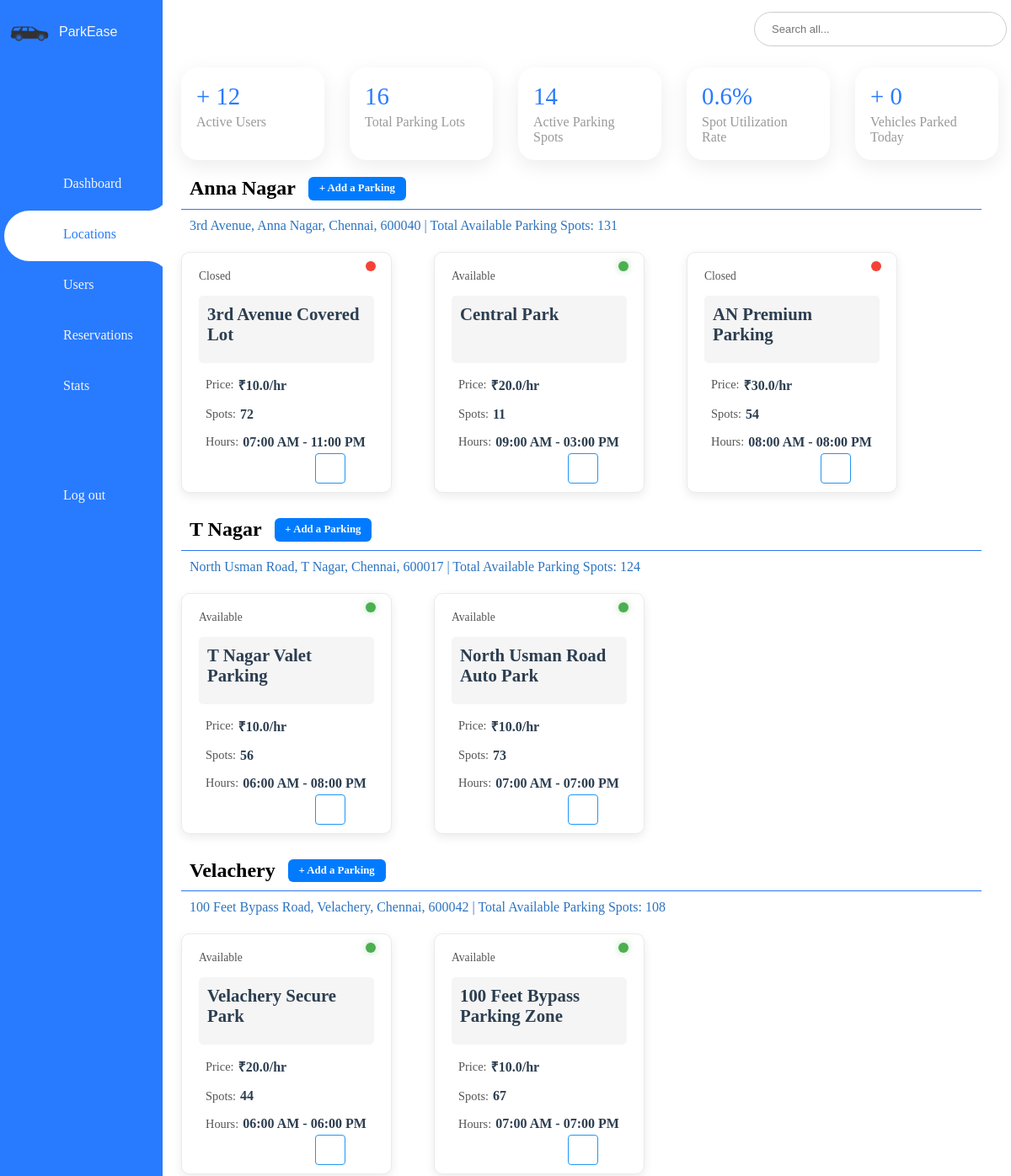
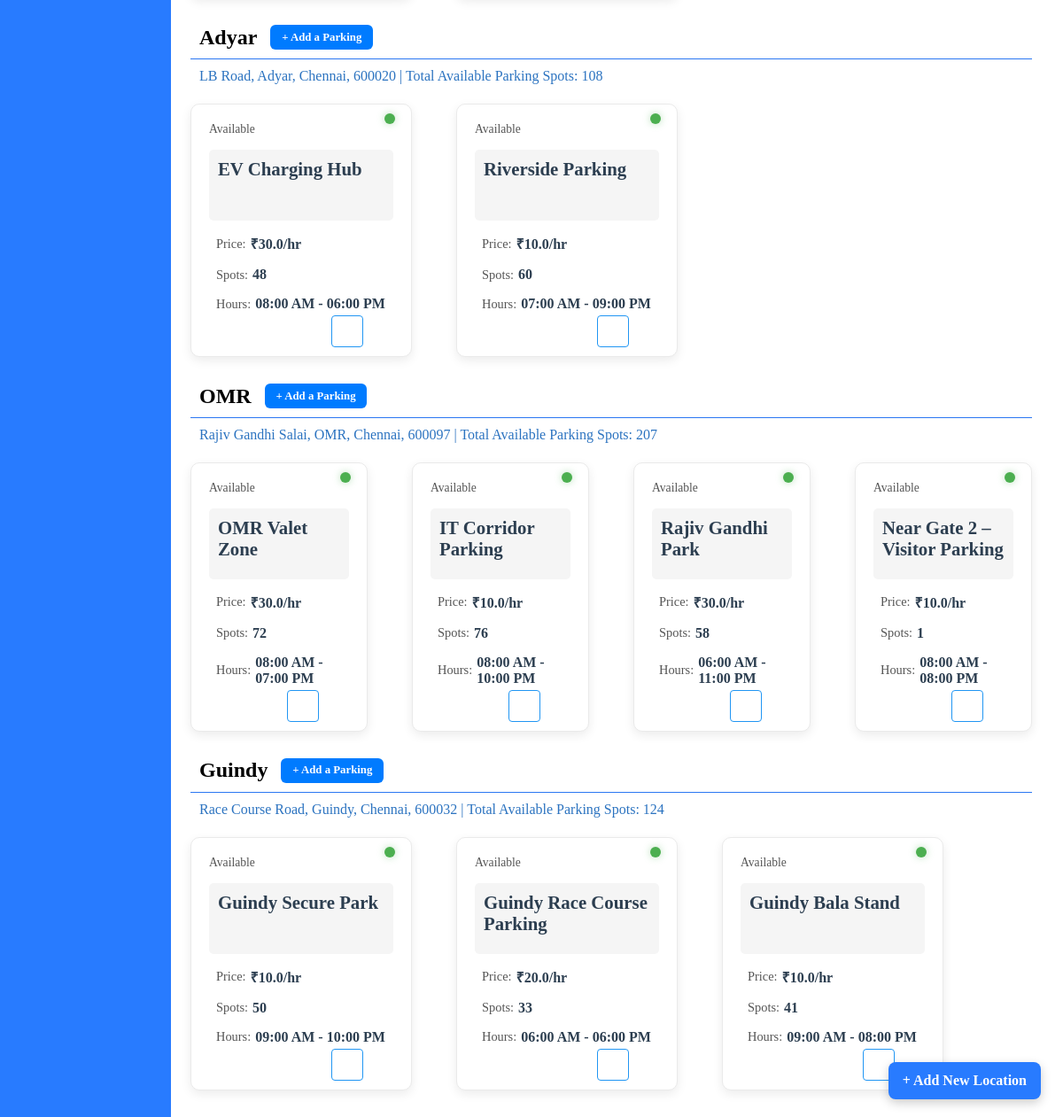
The page /admin/parking_locations on the database its author committed (2 pictures, top to bottom).
### model.py (models this page shows, shortened)
class Location(db.Model):
    id = db.Column(db.Integer, primary_key=True)
    name = db.Column(db.String(100), nullable=False)
    address = db.Column(db.String(200), nullable=False)
    pin_code = db.Column(db.String(10))
    parking_lots = db.relationship('ParkingLot', backref='location_ref', lazy=True)

class ParkingLot(db.Model):
    id = db.Column(db.Integer, primary_key=True)
    prime_location_name = db.Column(db.String(100))
    price_per_hour = db.Column(db.Float)
    max_parking_spots = db.Column(db.Integer, nullable=False)
    available_spots = db.Column(db.Integer, nullable=False)
    available_from = db.Column(db.Time)
    available_to = db.Column(db.Time)
    is_active = db.Column(db.Boolean, default=True)
    image_url = db.Column(db.String)
    admin_notes = db.Column(db.Text)
    location_id = db.Column(db.Integer, db.ForeignKey('location.id'), nullable=False)
    spots = db.relationship('ParkingSpot', backref='lot', cascade='all, delete-orphan', lazy=True)

### routes/admin_routes.py (the view)
@admin_bp.route('/parking_locations', methods=['GET', 'POST'])
def locations():
    all_locations = Location.query.all()
    location_data = []
    for loc in all_locations:
        lots = ParkingLot.query.filter_by(location_id=loc.id).all()
        total_available_spots = 0
        for lot in lots:
            available_spots = ParkingSpot.query.filter_by(lot_id=lot.id, status='A').count()
            total_available_spots += available_spots
        location_data.append({
            "location": loc,
            "lots": lots,
            "total_available_spots": total_available_spots  # Add the total available spots
        })
    today = datetime.today().date()
    lots = ParkingLot.query.all()
    vehicles_parked_today = Reservation.query.filter(Reservation.parking_timestamp >= datetime.combine(today, datetime.min.time())).count()
    parking_lots = []
    total_occupied_spots = 0
    total_spots = 0
    for lot in lots:
        occupied_count = ParkingSpot.query.filter_by(lot_id=lot.id, status='O').count()
        total = lot.available_spots or 1
        total_occupied_spots += occupied_count
        total_spots += total
        utilization = (occupied_count / total) * 100
        parking_lots.append({
            'id': lot.id,
            'prime_location_name': lot.prime_location_name,
            'available_spots': lot.available_spots,
            'max_parking_spots': lot.max_parking_spots,
            'occupied_spots': occupied_count,
            'utilization_rate': round(utilization, 1)
        })
    overall_utilization = round((total_occupied_spots / total_spots) * 100, 1) if total_spots else 0
    active_users = User.query.filter_by(is_active=True).count()
    total_parking_lots = ParkingLot.query.count()
    active_parkings = ParkingLot.query.filter_by(is_active=True).count()
    selected_location_id = request.args.get('location_id', type=int)
    selected_location = Location.query.get(selected_location_id) if selected_location_id else None
    return render_template('admin/locations.html',
                           active_users=active_users,
                           parking_lots=parking_lots,
                           active_parkings=active_parkings,
                           total_parking_lots=total_parking_lots,
                           utilization_rate=overall_utilization,
                           vehicles_parked_today=vehicles_parked_today,
                           location_data=location_data,
                           selected_location_id=selected_location_id,
                           selected_location=selected_location)

### templates/admin/locations.html (shortened to what this page needs)
{% extends 'admin/adash_base.html' %}
{% block custom_styles %}
<link rel="stylesheet" href="{{ url_for('static', filename='/style/admin/locations.css') }}">
{% endblock%}
{% block body %}
{% block content %}
<div class="locations-wrapper">
    {% for item in location_data %}
    <div class="location-section">
        <div class="location-header">
            <h2>
                {{ item.location.name }}
            </h2>
            <a href="{{ url_for('admin.add_new_parking') }}?location_id={{ item.location.id }}" class="add-parking-btn">
                + Add a Parking
            </a>
        </div>
        <p class="location-address">
            {{ item.location.address }}, {{ item.location.pin_code }} | Total Available Parking Spots: {{ item.total_available_spots }}
        </p>
        <div class="lot-cards">
            {% for lot in item.lots %}
            <div class="lot-card">
                <div class="lot-content">
                    <div class="status-indicator">
                        <div class="status-dot {% if lot.is_active %}active{% else %}inactive{% endif %}"></div>
                        <span class="status-text">{% if lot.is_active %}Available{% else %}Closed{% endif %}</span>
                    </div>
                    <div class="lot-details">
                        <h3 class="lot-title">{{ lot.prime_location_name }}</h3>
                        <div class="detail-grid">
                            <div class="detail-item">
                                <span class="detail-label">Price:</span>
                                <span class="detail-value">₹{{ lot.price_per_hour }}/hr</span>
                            </div>
                            <div class="detail-item">
                                <span class="detail-label">Spots:</span>
                                <span class="detail-value">{{ lot.available_spots }}</span>
                            </div>
                            <div class="detail-item">
                                <span class="detail-label">Hours:</span>
                                <span class="detail-value">
                                    {{ lot.available_from.strftime('%I:%M %p') }} - {{ lot.available_to.strftime('%I:%M
                                    %p') }}
                                </span>
                            </div>
                        </div>
                    </div>
                </div>
                <div class="card-actions">
                    <a href="{{ url_for('admin.edit_parking', lot_id=lot.id) }}" class="action-btn edit-btn"
                        title="Edit">
                    </a>
                    <form action="{{ url_for('admin.delete_parking', lot_id=lot.id) }}" method="POST"
                        class="delete-form">
                        <button type="submit" class="action-btn delete-btn" title="Delete"
                            onclick="return confirm('Are you sure you want to delete this parking lot?');">
                        </button>
                    </form>
                </div>
            </div>
            {% endfor %}
        </div>
    </div>
    {% endfor %}
</div>
<a href="{{ url_for('admin.add_location') }}" class="add-location-btn">
    + Add New Location
</a>
{% endblock %}
{% endblock %}

### static/style/admin/adash_base.css (style rules this page uses)
* { margin: 0; padding: 0; box-sizing: border-box; }
:root { --blue: #287bff; --white: #fff; --grey: #f5f5f5; --black1: #222; --black2: #999; }
body { min-height: 100vh; overflow-x: hidden; }

### static/style/admin/locations.css (style rules this page uses)
.locations-wrapper { margin: 0px 40px 0px 20px; }
.location-section { margin-bottom: 30px; }
.location-address { margin-bottom: 22px; padding-left: 10px; color: #0057b3d4; }
.lot-cards { display: flex; gap: 50px; }
.lot-card { position: relative; width: 250px; border-radius: 10px; padding: 1rem; background-color: #f5f5f5; box-shadow: 0 2px 6px rgba(0, 0, 0, 0.1); transition: transform 0.2s ease; }
.location-header { display: flex; border-bottom: 1px solid #2b77f2; padding: 0px 0px 10px 10px; align-items: center; margin: 0px 0px 10px 0px ; }
.add-parking-btn { padding: 0.4rem 0.8rem; background-color: #007bff; color: white; margin-left: 15px; border-radius: 6px; text-decoration: none; font-weight: bold; font-size: 0.8rem; transition: background-color 0.2s ease; }
.status-dot { position: absolute; top: 10px; right: 10px; width: 12px; height: 12px; border-radius: 50%; z-index: 1; }
.status-dot.active { background-color: #28a746c6; }
.status-dot.inactive { background-color: #6c757d; }
.lot-card { background: white; border-radius: 10px; box-shadow: 0 4px 12px rgba(0, 0, 0, 0.08); padding: 20px; position: relative; overflow: hidden; transition: transform 0.3s ease, box-shadow 0.3s ease; border: 1px solid #eaeaea; }
.status-indicator { display: flex; align-items: center; margin-bottom: 15px; }
.status-dot { width: 12px; height: 12px; border-radius: 50%; margin-right: 8px; }
.status-dot.active { background-color: #4CAF50; box-shadow: 0 0 8px rgba(76, 175, 80, 0.4); }
.status-dot.inactive { background-color: #F44336; }
.status-text { font-size: 0.85rem; font-weight: 500; color: #555; }
.lot-title { margin: 0 0 15px 0; color: #2c3e50; font-size: 1.3rem; }
.lot-details h3 { height: 80px; background-color: #f5f5f5; border-radius: 5px; padding: 10px; }
.detail-grid { display: grid; grid-template-columns: repeat(auto-fit, minmax(150px, 1fr)); gap: 15px; margin-bottom: 30px; }
.detail-item { display: flex; align-items: center; }
.detail-label { font-weight: 500; margin-right: 5px; color: #555; font-size: 0.9rem; }
.detail-value { color: #2c3e50; font-weight: 600; }
.card-actions { display: flex; justify-content:left; margin-top: 20px; gap: 10px; }
.action-btn { width: 36px; height: 36px; border-radius: 50%; display: flex; align-items: center; justify-content: center; cursor: pointer; transition: all 0.2s ease; border: none; background: transparent; position: relative; }
.edit-btn { color: #2196F3; border: 1px solid #2196F3; }
.delete-btn { color: #F44336; border: 1px solid #F44336; }
.card-actions { position: absolute; bottom: 10px; right: 10px; display: flex; gap: 8px; }
.action-btn { color: #555; font-size: 1.2rem; padding: 5px; border-radius: 4px; transition: all 0.2s ease; }
.delete-form { display: inline; }
.delete-form button { background: none; border: none; cursor: pointer; padding: 0; font: inherit; color: inherit; }
.add-location-btn { position: fixed; bottom: 20px; right: 25px; background-color: var(--blue); color: var(--white); border: none; padding: 12px 16px; font-size: 16px; font-weight: bold; border-radius: 8px; box-shadow: 0 4px 12px rgba(0, 0, 0, 0.2); cursor: pointer; transition: background-color 0.3s ease, transform 0.2s ease; text-decoration: none; z-index: 1000; }

### rows shown on the page
Location: location.name "Anna Nagar", location.address "3rd Avenue, Anna Nagar, Chennai", location.pin_code "600040"
ParkingLot: is_active False (drawn), prime_location_name "3rd Avenue Covered Lot", price_per_hour "10.0", available_spots "72", available_from "07:00 AM", available_to "11:00 PM"
ParkingLot: is_active True (drawn), prime_location_name "Central Park", price_per_hour "20.0", available_spots "11", available_from "09:00 AM", available_to "03:00 PM"
ParkingLot: is_active False (drawn), prime_location_name "AN Premium Parking", price_per_hour "30.0", available_spots "54", available_from "08:00 AM", available_to "08:00 PM"
Location: location.name "T Nagar", location.address "North Usman Road, T Nagar, Chennai", location.pin_code "600017"
ParkingLot: is_active True (drawn), prime_location_name "T Nagar Valet Parking", price_per_hour "10.0", available_spots "56", available_from "06:00 AM", available_to "08:00 PM"
ParkingLot: is_active True (drawn), prime_location_name "North Usman Road Auto Park", price_per_hour "10.0", available_spots "73", available_from "07:00 AM", available_to "07:00 PM"
Location: location.name "Velachery", location.address "100 Feet Bypass Road, Velachery, Chennai", location.pin_code "600042"
ParkingLot: is_active True (drawn), prime_location_name "Velachery Secure Park", price_per_hour "20.0", available_spots "44", available_from "06:00 AM", available_to "06:00 PM"
ParkingLot: is_active True (drawn), prime_location_name "100 Feet Bypass Parking Zone", price_per_hour "10.0", available_spots "67", available_from "07:00 AM", available_to "07:00 PM"
Location: location.name "Adyar", location.address "LB Road, Adyar, Chennai", location.pin_code "600020"
ParkingLot: is_active True (drawn), prime_location_name "EV Charging Hub", price_per_hour "30.0", available_spots "48", available_from "08:00 AM", available_to "06:00 PM"
ParkingLot: is_active True (drawn), prime_location_name "Riverside Parking", price_per_hour "10.0", available_spots "60", available_from "07:00 AM", available_to "09:00 PM"
Location: location.name "OMR", location.address "Rajiv Gandhi Salai, OMR, Chennai", location.pin_code "600097"
ParkingLot: is_active True (drawn), prime_location_name "OMR Valet Zone", price_per_hour "30.0", available_spots "72", available_from "08:00 AM", available_to "07:00 PM"
ParkingLot: is_active True (drawn), prime_location_name "IT Corridor Parking", price_per_hour "10.0", available_spots "76", available_from "08:00 AM", available_to "10:00 PM"
ParkingLot: is_active True (drawn), prime_location_name "Rajiv Gandhi Park", price_per_hour "30.0", available_spots "58", available_from "06:00 AM", available_to "11:00 PM"
ParkingLot: is_active True (drawn), prime_location_name "Near Gate 2 – Visitor Parking", price_per_hour "10.0", available_spots "1", available_from "08:00 AM", available_to "08:00 PM"
Location: location.name "Guindy", location.address "Race Course Road, Guindy, Chennai", location.pin_code "600032"
ParkingLot: is_active True (drawn), prime_location_name "Guindy Secure Park", price_per_hour "10.0", available_spots "50", available_from "09:00 AM", available_to "10:00 PM"
ParkingLot: is_active True (drawn), prime_location_name "Guindy Race Course Parking", price_per_hour "20.0", available_spots "33", available_from "06:00 AM", available_to "06:00 PM"
ParkingLot: is_active True (drawn), prime_location_name "Guindy Bala Stand", price_per_hour "10.0", available_spots "41", available_from "09:00 AM", available_to "08:00 PM"

### other values the page prints
{{ active_users }} "12"
{{ total_parking_lots }} "16"
{{ active_parkings }} "14"
{{ utilization_rate }} "0.6"
{{ vehicles_parked_today }} "0"
{{ item.total_available_spots }} "131" "124" "108" "108" "207" "124"
